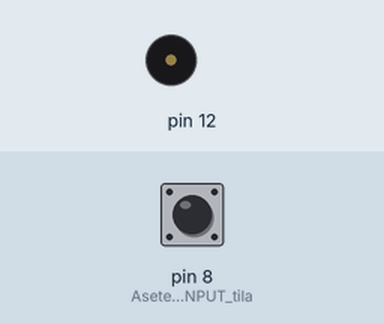
Recording of a sketch running on a simulated Arduino Uno, built with avr-gcc and run on an emulated ATmega328P. On the bench: buzzer (waves = sounding). Inputs (shaded band) come from the test bench; at power-on: pin 8 (Asetetan_pinni_INPUT_tila) HIGH.

Above: at 1.2 s.
1.3 s: pin 8 (Asetetan_pinni_INPUT_tila) pulled LOW for 0.15 s
At 2.6 s:
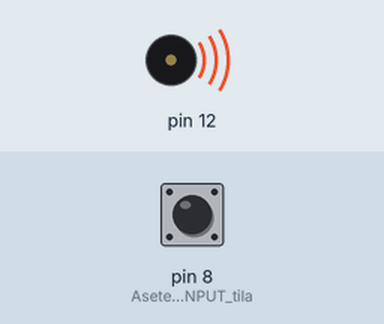
4.4 s: pin 8 (Asetetan_pinni_INPUT_tila) pulled LOW for 1 s
At 7.6 s:
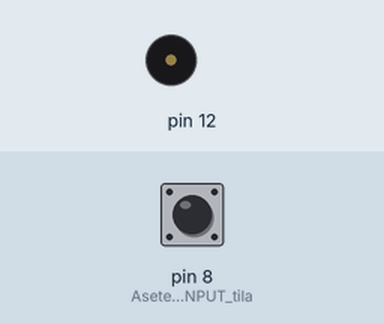
8.1 s: pin 8 (Asetetan_pinni_INPUT_tila) pulled LOW for 3.2 s
At 13.1 s:
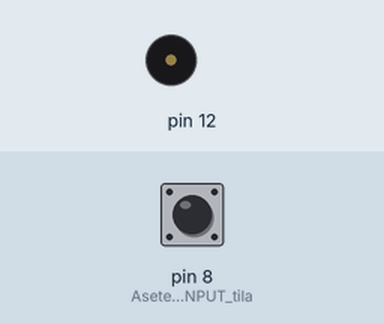
Timing chart, 0 to 14.6 s (numbered marks = the images above; inputs shaded):
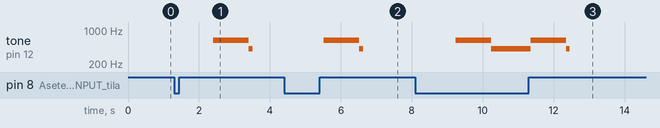

Measured:
- after the input at 1.3 s, tone on pin 12: silent → 615 Hz after 1.1 s, → 416 Hz 1.0 s later, → silent 0.11 s later
- after the input at 4.4 s, tone on pin 12: silent → 615 Hz after 1.1 s, → 416 Hz 1.0 s later, → silent 0.11 s later
- after the input at 8.1 s, tone on pin 12: plays 615 Hz for 1.0 s, 416 Hz for 1.1 s, 615 Hz for 1.0 s, 416 Hz for 0.11 s, starting after 1.1 s

The sketch:

varoitus_kaatumisesta.ino
```cpp
// Varoitus kaatumisesta
//
// Tässä esimerkissä esitellään asentokytkimen ja piezo-kaiuttimen käyttöä.
// Kun nalle kaadetaan, kaiuttimesta soitetaan hälytysajoneuvoa muistuttava ääni.
//

int asentokytkin = 0;  // Muuttuja asentokytkimen tilan tallentamiseen

void setup()
{
  pinMode(8, INPUT);  // Asetetan pinni INPUT tilaan
}

void loop()
{
  asentokytkin = digitalRead(8); // Luetaan asentokytkimen tila

  delay(100);                    // Odotetaan 100 millisekuntia

  if(asentokytkin == 0 ) {       // Mikäli asentokytkimen tila on 0 käynnistetään sireeni

    // Seuraava toistolause käy läpi numerot 415:sta 615:sta yksi kerrallaan.
    for (int taajuus=415; taajuus <= 615; taajuus++) {
      tone(12, taajuus); // Soitetaan ääni, jonka 'taajuus' muuttuja sisältää
      delay(5);          // Odotetaan 5 millisekuntia
    }

    // Seuraava toistolause käy läpi numerot 615:sta 415:sta yksi kerrallaan.
    for (int taajuus=615; taajuus > 415; taajuus--) {
      tone(12, taajuus); // Soitetaan ääni, jonka 'taajuus' muuttuja sisältää
      delay(5);          // Odotetaan 5 millisekuntia
    }
  }
  else {
    noTone(12); // Sammutetaan kaiutin
  }
}
```
